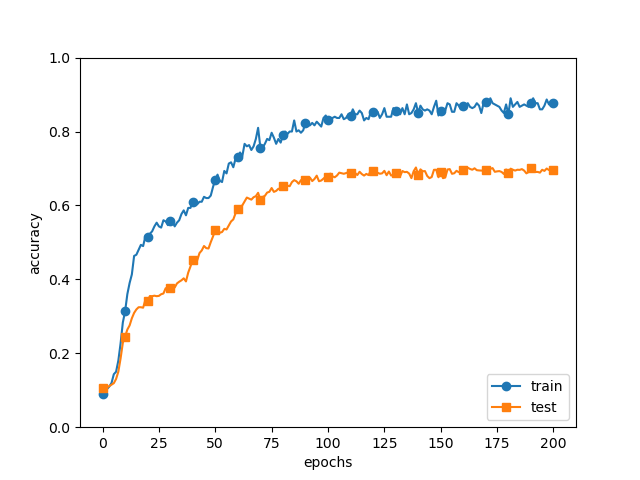

The Python source for this figure:
# coding: utf-8
import os
import sys

sys.path.append(os.pardir)  # 부모 디렉터리의 파일을 가져올 수 있도록 설정
import numpy as np
import matplotlib.pyplot as plt
from dataset.mnist import load_mnist
from common.multi_layer_net import MultiLayerNet
from common.optimizer import SGD

(x_train, t_train), (x_test, t_test) = load_mnist(normalize=True)

# 오버피팅을 재현하기 위해 학습 데이터 수를 줄임
x_train = x_train[:300]
t_train = t_train[:300]

# weight decay（가중치 감쇠） 설정 =======================
# weight_decay_lambda = 0 # weight decay를 사용하지 않을 경우
weight_decay_lambda = 0.1
# ====================================================

network = MultiLayerNet(input_size=784, hidden_size_list=[100, 100, 100, 100, 100, 100], output_size=10,
                        weight_decay_lambda=weight_decay_lambda)
optimizer = SGD(lr=0.01)  # 학습률이 0.01인 SGD로 매개변수 갱신

max_epochs = 201
train_size = x_train.shape[0]
batch_size = 100

train_loss_list = []
train_acc_list = []
test_acc_list = []

iter_per_epoch = max(train_size / batch_size, 1)
epoch_cnt = 0

for i in range(1000000000):
    batch_mask = np.random.choice(train_size, batch_size)
    x_batch = x_train[batch_mask]
    t_batch = t_train[batch_mask]

    grads = network.gradient(x_batch, t_batch)
    optimizer.update(network.params, grads)

    if i % iter_per_epoch == 0:
        train_acc = network.accuracy(x_train, t_train)
        test_acc = network.accuracy(x_test, t_test)
        train_acc_list.append(train_acc)
        test_acc_list.append(test_acc)

        print("epoch:" + str(epoch_cnt) + ", train acc:" + str(train_acc) + ", test acc:" + str(test_acc))

        epoch_cnt += 1
        if epoch_cnt >= max_epochs:
            break

# 그래프 그리기==========
markers = {'train': 'o', 'test': 's'}
x = np.arange(max_epochs)
plt.plot(x, train_acc_list, marker='o', label='train', markevery=10)
plt.plot(x, test_acc_list, marker='s', label='test', markevery=10)
plt.xlabel("epochs")
plt.ylabel("accuracy")
plt.ylim(0, 1.0)
plt.legend(loc='lower right')
plt.savefig('overfit_weight_decay.png')
plt.show()
